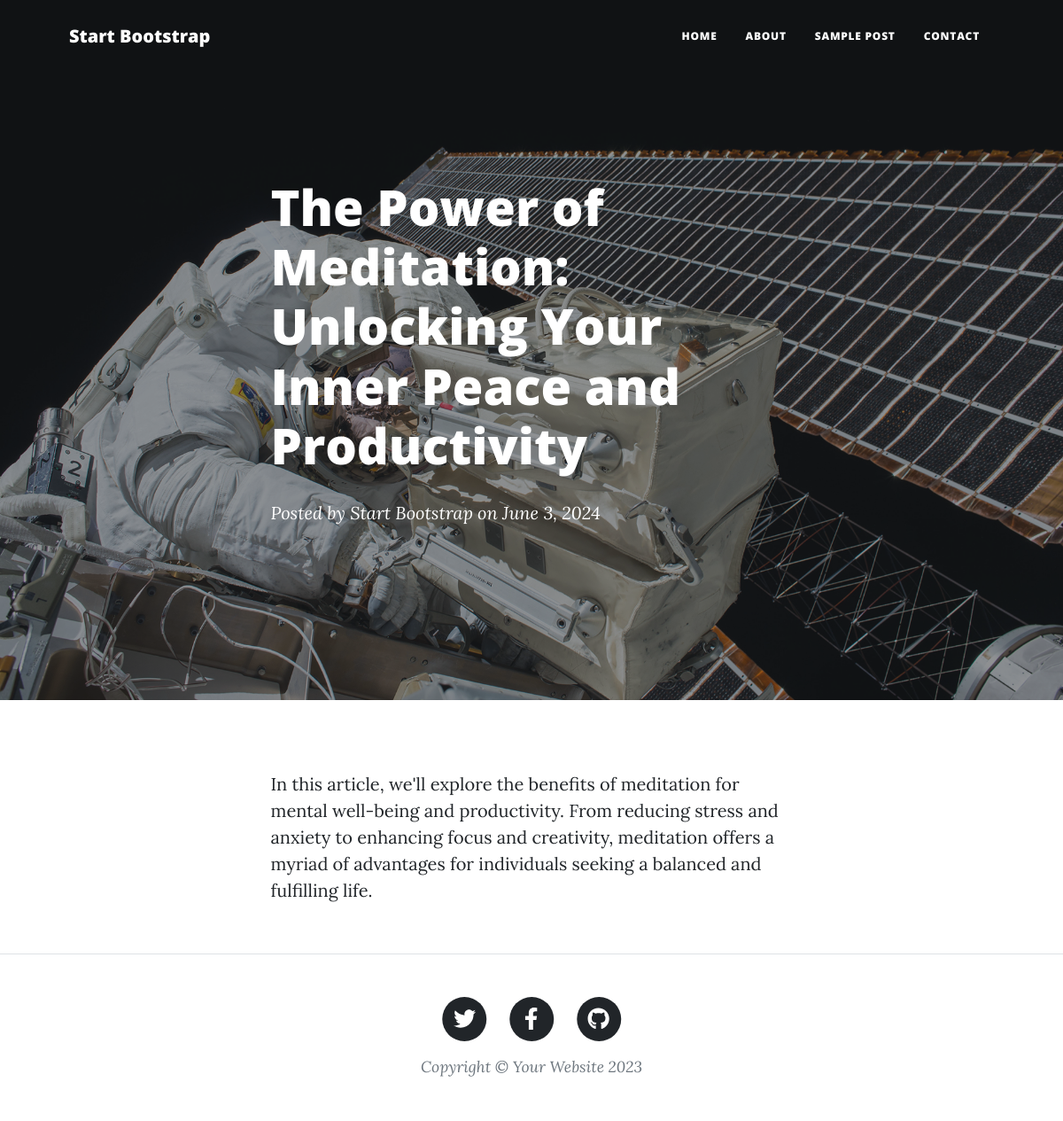
/post/1, run on the app's committed database.
### myapp/models.py (models this page shows)
class Post (models.Model):
    header=models.CharField(max_length=300)
    body=models.CharField(max_length=10000)
    date_post=models.DateField(default=date.today())

### myapp/views.py (the view)
# urls.py: path('post/<int:post_id>',views.post,name="post"),
def post(request,post_id):
    current_post=Post.objects.get(id=post_id)
    return render(request,"post.html",{'post':current_post})

### templates/post.html (shortened to what this page needs)
{% load static %}
<!DOCTYPE html>
<html lang="en">
    <head>
        <link href="{% static 'css/styles.css' %}" rel="stylesheet" />
    </head>
    <body>
        <nav class="navbar navbar-expand-lg navbar-light" id="mainNav">
            <div class="container px-4 px-lg-5">
                <a class="navbar-brand" href="index.html">Start Bootstrap</a>
                <div class="collapse navbar-collapse" id="navbarResponsive">
                    <ul class="navbar-nav ms-auto py-4 py-lg-0">
                        <li class="nav-item"><a class="nav-link px-lg-3 py-3 py-lg-4" href="/">Home</a></li>
                        <li class="nav-item"><a class="nav-link px-lg-3 py-3 py-lg-4" href="about.html">About</a></li>
                        <li class="nav-item"><a class="nav-link px-lg-3 py-3 py-lg-4" href="post.html">Sample Post</a></li>
                        <li class="nav-item"><a class="nav-link px-lg-3 py-3 py-lg-4" href="contact.html">Contact</a></li>
                    </ul>
                </div>
            </div>
        </nav>
        <header class="masthead" style="background-image: url('assets/img/post-bg.jpg')">
            <div class="container position-relative px-4 px-lg-5">
                <div class="row gx-4 gx-lg-5 justify-content-center">
                    <div class="col-md-10 col-lg-8 col-xl-7">
                        <div class="post-heading">
                            <h1>{{post.header}}</h1>
                            <span class="meta">
                                Posted by
                                <a href="#!">Start Bootstrap</a>
                                on {{post.date_post}}
                            </span>
                        </div>
                    </div>
                </div>
            </div>
        </header>
        <article class="mb-4">
            <div class="container px-4 px-lg-5">
                <div class="row gx-4 gx-lg-5 justify-content-center">
                    <div class="col-md-10 col-lg-8 col-xl-7">
                        <p>{{post.body}}</p>
                    </div>
                </div>
            </div>
        </article>
        <footer class="border-top">
            <div class="container px-4 px-lg-5">
                <div class="row gx-4 gx-lg-5 justify-content-center">
                    <div class="col-md-10 col-lg-8 col-xl-7">
                        <ul class="list-inline text-center">
                            <li class="list-inline-item">
                                <a href="#!">
                                    <span class="fa-stack fa-lg">
                                        <i class="fas fa-circle fa-stack-2x"></i>
                                        <i class="fab fa-twitter fa-stack-1x fa-inverse"></i>
                                    </span>
                                </a>
                            </li>
                            <li class="list-inline-item">
                                <a href="#!">
                                    <span class="fa-stack fa-lg">
                                        <i class="fas fa-circle fa-stack-2x"></i>
                                        <i class="fab fa-facebook-f fa-stack-1x fa-inverse"></i>
                                    </span>
                                </a>
                            </li>
                            <li class="list-inline-item">
                                <a href="#!">
                                    <span class="fa-stack fa-lg">
                                        <i class="fas fa-circle fa-stack-2x"></i>
                                        <i class="fab fa-github fa-stack-1x fa-inverse"></i>
                                    </span>
                                </a>
                            </li>
                        </ul>
                        <div class="small text-center text-muted fst-italic">Copyright &copy; Your Website 2023</div>
                    </div>
                </div>
            </div>
        </footer>
    </body>
</html>

### data on the page
Post: header "The Power of Meditation: Unlocking Your Inner Peace and Productivity", date_post "June 3, 2024", body "In this article, we'll explore the benefits of meditation for mental well-being and productivity. From reducing stress and anxiety to enhancing focus and creativity, meditation offers a myriad of advantages for individuals seeking a balanced and fulfilling life."
